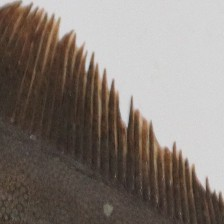
#> input picture AI/test_samples/color_change/F01_U01_O0001_D2022-07-11_L330_W0483_S2_R01_B01_I00000021_fish0.JPG, 224 x 224 px
$ python -i prepare_onestage.py   (imports and definitions only)
#> lines starting #> are read from the running program, lines starting #| are printed output that depends on the picture; after the words box and inside, x2 and y2 are one past the last pixel; in counts of white or black regions, pixels touching at a corner belong together
"""
1-Stage 데이터 준비: 물고기 전체 bbox + 질병 클래스 라벨 생성

기존 방식: seg(병변 bbox) + cls(크롭 분류) → 2-stage
새 방식: YOLO 1개로 물고기 전체 bbox + 질병 클래스 동시 탐지

1) 이미지에서 물고기 전체 bbox 자동 생성 (배경 분리)
2) 원본 JSON에서 질병 라벨 가져오기
3) YOLO format 라벨 생성 → 학습

실행: python3 scripts/prepare_onestage.py
"""

import json
import os
import random
import zipfile
from pathlib import Path

import cv2
import numpy as np
import yaml

# [1 line not run here, left out]

PROJECT_ROOT = Path(__file__).resolve().parent.parent
OUT_DIR = PROJECT_ROOT / "data/processed/onestage"
CONFIG_PATH = PROJECT_ROOT / "configs/classes.yaml"

# [2 lines not run here, left out]

# [1 line that did not run here, left out]

# 1-stage 클래스 정의
CLASS_NAMES = ["normal", "hemorrhage", "white_spot", "tumor", "color_change", "emaciation", "ulcer"]
CLASS_TO_ID = {name: i for i, name in enumerate(CLASS_NAMES)}

IMGSZ = 1280

# 밸런싱 타겟
BALANCE_TARGETS = {
    "normal": 3000,
    "hemorrhage": 3000,
    "white_spot": 3000,
    "tumor": 2500,
    "color_change": 3000,
    "emaciation": 2000,
    "ulcer": 1500,
}


# [41 lines left out: functions find_data_paths, get_dominant_symptom, not called in this run]


def auto_detect_fish_bbox(img):
    """이미지에서 물고기 전체 bbox 자동 탐지 (배경 분리)"""
    gray = cv2.cvtColor(img, cv2.COLOR_BGR2GRAY)

    # 여러 threshold 시도
    for thresh_val in [180, 160, 200, 140]:
        _, mask = cv2.threshold(gray, thresh_val, 255, cv2.THRESH_BINARY_INV)

        # 노이즈 제거
        kernel = np.ones((5, 5), np.uint8)
        mask = cv2.morphologyEx(mask, cv2.MORPH_CLOSE, kernel)
        mask = cv2.morphologyEx(mask, cv2.MORPH_OPEN, kernel)

        contours, _ = cv2.findContours(mask, cv2.RETR_EXTERNAL, cv2.CHAIN_APPROX_SIMPLE)
        if not contours:
            continue

        # 가장 큰 컨투어 = 물고기
        largest = max(contours, key=cv2.contourArea)
        area = cv2.contourArea(largest)
        img_area = img.shape[0] * img.shape[1]

        # 물고기가 이미지의 10~90% 차지해야 유효
        if 0.10 < area / img_area < 0.90:
            x, y, w, h = cv2.boundingRect(largest)
            # 약간 여유 추가 (5%)
            margin_x = int(w * 0.05)
            margin_y = int(h * 0.05)
            x = max(0, x - margin_x)
            y = max(0, y - margin_y)
            w = min(img.shape[1] - x, w + 2 * margin_x)
            h = min(img.shape[0] - y, h + 2 * margin_y)
            return x, y, w, h

    return None


# [188 lines left out: functions classify_labels, balance_classes, process_split, create_data_yaml, main, not called in this run]


# [2 lines not run here, left out]

>>> import cv2
>>> picture = cv2.imread('../test_samples/color_change/F01_U01_O0001_D2022-07-11_L330_W0483_S2_R01_B01_I00000021_fish0.JPG')
#> picture is the input picture: shape (224, 224, 3); mean B, G, R 116.2, 122.8, 132.2
>>> result = auto_detect_fish_bbox(picture)
#> in auto_detect_fish_bbox, `gray = cv2.cvtColor(img, cv2.COLOR_BGR2GRAY)`:
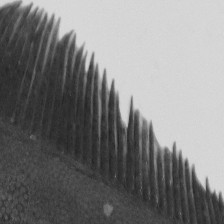
#> gray: shape (224, 224); min 32, max 219, mean 124.9
#> the loop in auto_detect_fish_bbox, `for thresh_val in [180, 160, 200, 140]:` made 1 pass
#> (area, x, y, w, h, margin_x, margin_y) on pass 1: (30364.5, 0, 0, 224, 224, 11, 11)
#> pass 1, in auto_detect_fish_bbox, `_, mask = cv2.threshold(gray, thresh_val, 255, cv2.THRESH_BINARY_INV)`:
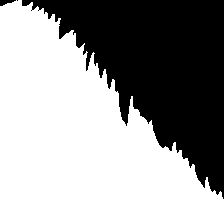
#> mask: shape (224, 224); 61% white; 3 black regions (1 under 20 px), largest, box (x1, y1, x2, y2) and area: (22, 0, 224, 199) 19515, (0, 0, 16, 6) 57
#> pass 1, in auto_detect_fish_bbox, `mask = cv2.morphologyEx(mask, cv2.MORPH_CLOSE, kernel)`:
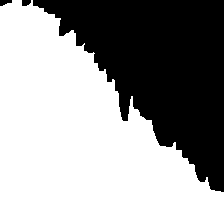
#> mask: shape (224, 224); 61.6% white; 3 black regions, box (x1, y1, x2, y2) and area: (33, 0, 224, 192) 19184, (0, 0, 12, 6) 51, (22, 0, 31, 6) 47
#> pass 1, in auto_detect_fish_bbox, `mask = cv2.morphologyEx(mask, cv2.MORPH_OPEN, kernel)`:
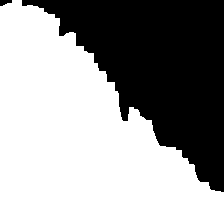
#> mask: shape (224, 224); 61.4% white; 2 black regions, box (x1, y1, x2, y2) and area: (22, 0, 224, 192) 19330, (0, 0, 12, 6) 51
#> result = (0, 0, 224, 224)
